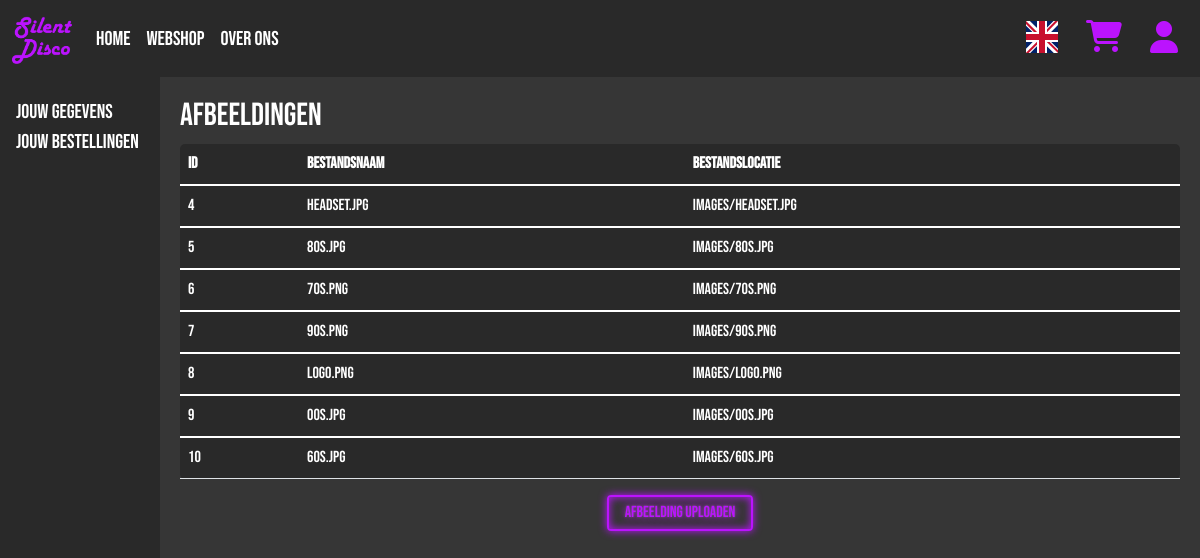
The app's page /imagesView.php with its own data.
### tables this page shows
CREATE TABLE `images` (
  `ImageID` int(11) NOT NULL,
  `File_Name` varchar(255) NOT NULL,
  `File_Path` text NOT NULL,
  `Creation_Date` timestamp NOT NULL DEFAULT current_timestamp()
);

### Database.php (called while the page is built)
<?php
class Database {
	private string $host = 'localhost';
	private string $dbname = 'stilteaubv';
	protected $connection;
	public function __construct(string $user, string $pass) {
		if(!isset($this->connection) && empty($this->connection)) {
			try {
				$this->connection = new PDO('mysql:host=' . $this->host . ';dbname=' . $this->dbname, $user, $pass);
			} catch (PDOException $e) {
				return $e;
			}
		}
		return $this->connection;
	}
}
?>

### ProductManager.php (called while the page is built, shortened)
<?php
require_once("Crud.php");
require_once('Image.php');
class ProductManager {
    private Crud $crud;
    private array $imageArray = array();
    public function __construct() {
        $this->crud = new Crud('root', '');
    }
    public function fetchImagesFromDB() {
        $images = $this->crud->getTable('images');
        foreach($images as $image) {
            $imageObj = new Image($image['ImageID'], $image['File_Name'], $image['File_Path']);
            array_push($this->imageArray, $imageObj);
        }
        return $this->imageArray;
    }
}

### Crud.php (called while the page is built, shortened)
<?php
require_once('Database.php');
class Crud extends Database {
	public function getTable($table) {
		try {
			$select = $this->connection->prepare("SELECT * FROM `$table`");
			$select->execute();
			return $select->fetchall(PDO::FETCH_ASSOC);
		} catch(PDOException $e) {
			echo $e;
		}
	}
}
?>

### image.php (called while the page is built, shortened)
<?php
class Image {
	protected ?int $imageID;
	protected ?string $imageName;
	protected ?string $imageFilePath;
	public function __construct($imageID, $imageName, $imageFilePath) {
		$this->imageID = $imageID;
		$this->imageName = $imageName;
		$this->imageFilePath = $imageFilePath;
	}
	public function toArray() : array {
		return array('ImageID'=>$this->imageID, 'Name'=>$this->imageName, 'FilePath'=>$this->imageFilePath);
	}
}
?>

### EmployeeUI.php (the view, shortened to what this page needs)
<!doctype HTML>
<?php
require_once('ProductManager.php');
$p_man = new ProductManager();
if(basename($_SERVER['PHP_SELF']) === 'imagesView.php') {
    $images = $p_man->fetchImagesFromDB();
    foreach($images as $rows) {
        $rows = $rows->toArray();
        echo" <tbody><tr>";
        foreach($rows as $key=>$value) {
            echo "<td name={$key}>{$value}</td>";
        }
        echo "</tr></tbody>";
    }
}
?>

### Style/base.css (style rules this page uses)
body, html { height: 100%; color: white; background-color: rgb(54, 54, 54); font-family: 'Bebas Neue', cursive; }
tbody tr { transition: background 0.25s ease; }

### records on screen
images: ImageID "4", File_Name "Headset.jpg", File_Path "Images/Headset.jpg"
images: ImageID "5", File_Name "80s.jpg", File_Path "Images/80s.jpg"
images: ImageID "6", File_Name "70s.png", File_Path "Images/70s.png"
images: ImageID "7", File_Name "90s.png", File_Path "Images/90s.png"
images: ImageID "8", File_Name "Logo.png", File_Path "Images/Logo.png"
images: ImageID "9", File_Name "00s.jpg", File_Path "Images/00s.jpg"
images: ImageID "10", File_Name "60s.jpg", File_Path "Images/60s.jpg"

### other values on screen
$about "Over Ons"
$infoTitle "Jouw gegevens"
$orderTitle "Jouw bestellingen"
